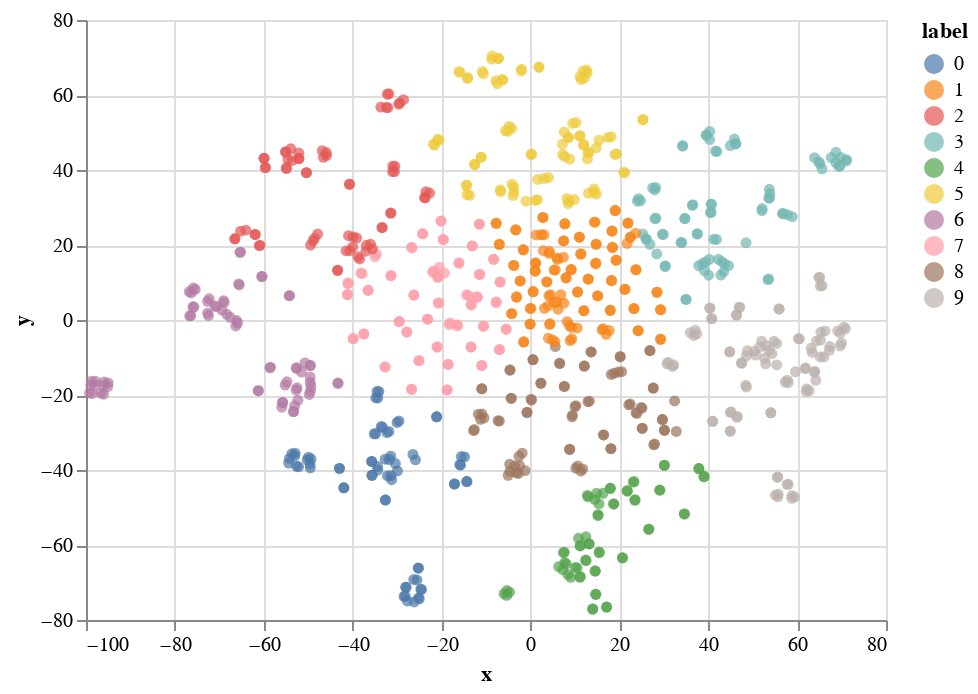

Write notebook code for a chart like this one.
### Code cell
kmeans = KMeans(n_clusters=10, random_state=0).fit(tsne_df[['x','y']])
tsne_df['label'] = kmeans.labels_

alt.Chart(tsne_df).mark_circle(opacity = .7).encode(
    x='x:Q',
    y='y:Q',
    color='label:N'
)

### Figure 1 — Vega-Lite specification as saved in the notebook (floating-point values rounded to 4 significant figures; data arrays with more than 128 entries replaced by an {"elided": "..."} marker saying what was removed)
{"config": {"view": {"continuousWidth": 400, "continuousHeight": 300}}, "data": {"name": "data-cdbcf64a884e7e94165a5550499b5253"}, "mark": {"type": "circle", "opacity": 0.7}, "encoding": {"color": {"type": "nominal", "field": "label"}, "x": {"type": "quantitative", "field": "x"}, "y": {"type": "quantitative", "field": "y"}}, "$schema": "https://vega.github.io/schema/vega-lite/v4.0.2.json", "datasets": {"data-cdbcf64a884e7e94165a5550499b5253": {"elided": "830 records"}}}
